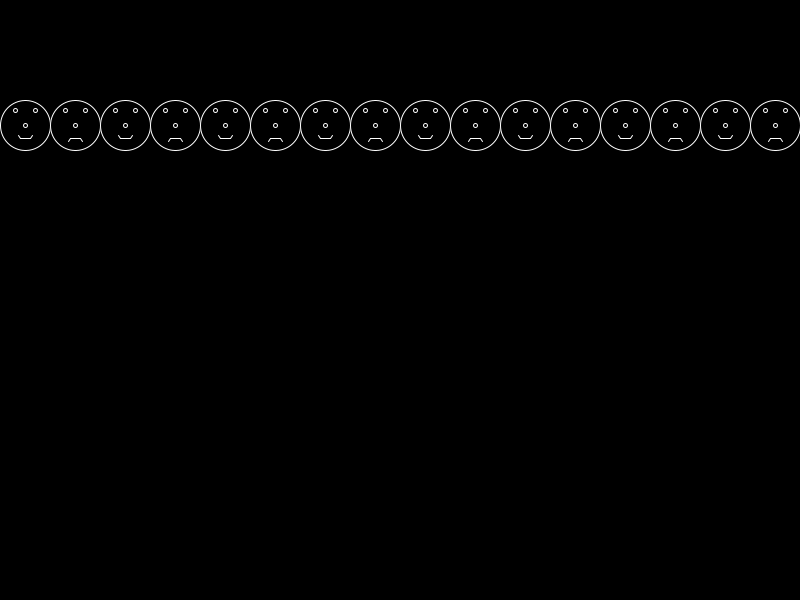
Frame 1 (no input)
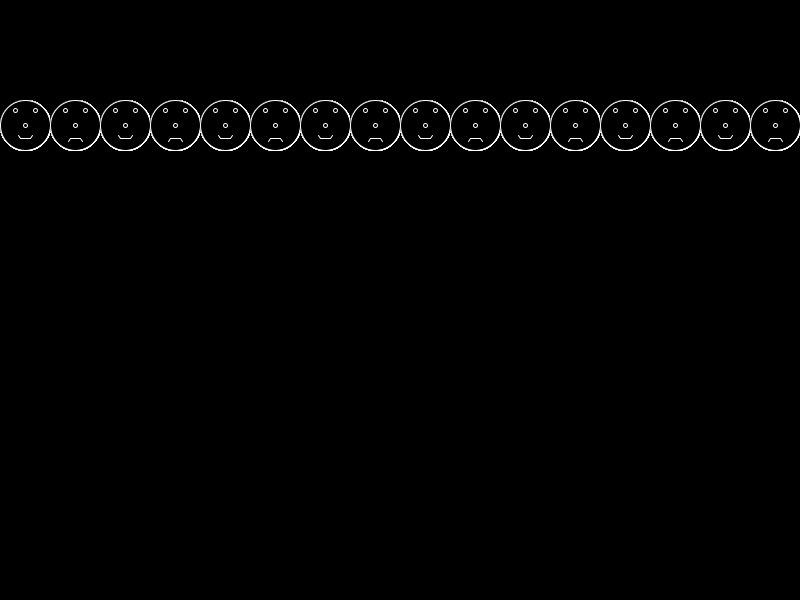
Frame 60 (the mouse pressed at the canvas centre just before this capture)
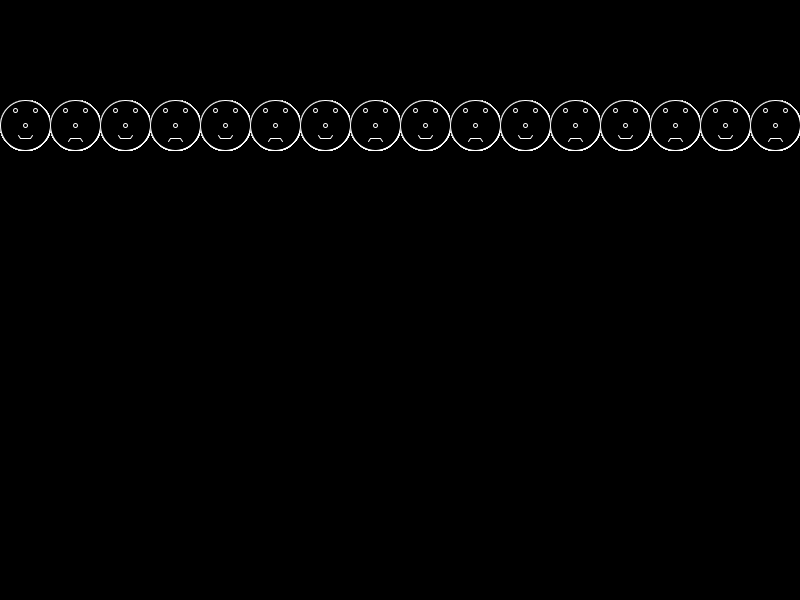
Frame 120 (the mouse held since frame 60 and released just before this capture)

The Processing sketch that drew these frames (run headless with seeded random() and noise(); from frame 60 on, the mouse is pressed at the canvas centre):

// Processing sketch: face1
// ── face1.pde
void setup()
{
  size(800,600);
  stroke(255);
  fill(0);
  background(0);
}

void drawFace(int x, int y, int red, int green, int blue, boolean smile)    
{
  stroke(red, green, blue);
  ellipse(x + 25, y + 25, 50, 50);
  // The eyes and nose    
  ellipse(x + 15, y + 10, 4, 4);
  ellipse(x + 35, y + 10, 4, 4);
  ellipse(x + 25, y + 25, 4, 4);    

  // The mouth
  line(x + 20, y + 38, x + 30, y + 38);
  if (smile)
  {    
    // Draw an upturned mouth
    line(x + 20, y + 38, x + 18, y + 35);
    line(x + 30, y + 38, x + 32, y + 35);
  }
  else
  {
    // Draw a downturned mouth
    line(x + 20, y + 38, x + 18, y + 41);
    line(x + 30, y + 38, x + 32, y + 41);
  }
}


void draw()
{
  boolean smile = false;
  for (int x = 0 ; x< width ; x += 50)
  {
    smile = ! smile;
    drawFace(x,100, 255, 255, 255, smile);
  }
}
